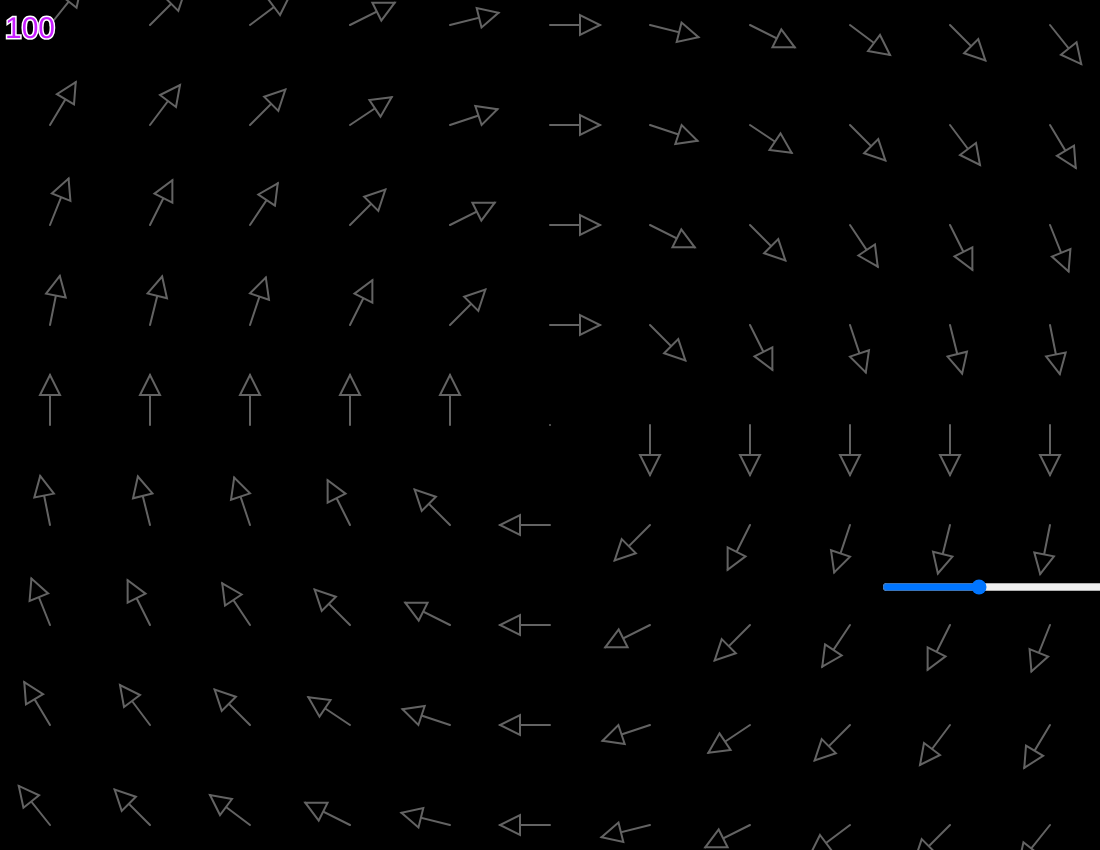
Frame 1 (no input)
Frame 60 (no input): identical to frame 1, image omitted
Frame 120 (the mouse pressed at the canvas centre since frame 60): identical to frame 1, image omitted

The p5.js sketch that drew this single still picture (run headless with seeded random() and noise() and a simulated clock; from frame 60 on, the mouse is pressed at the canvas centre):

// p5.js sketch
// ── sketch.js
var can;
var unitslider;
var drops = [];

var inpt, btn; 

function setup() {
  //canvas ready
  readyCan();
  //zooming slider ready
  readySlider();

  // xinpt = createInput();
  // xinpt.position(100,100);
  // xinpt.value('x');

  // yinpt = createInput();
  // yinpt.position(100,120);
  // yinpt.value('y')

  // btn = createButton('Assign');
  // btn.position(260,110);
  // btn.mousePressed(equsn)

  //generate and define initial nodes and field
  genNodes();
  defField();
}

function draw() {
  //default cartesian lattice space origin
  
  background(0);
  for(let i in drops){
    drops[i].formit();
    drops[i].letit();
  }

  translate(width / 2, height / 2);

  ans = isUnitSliderChanged();
  if (ans) {
    proced();
  }

  //display the field
  dispField();
 //diss the unit
  showUnit();

}//end of draw



function readyCan() {
  can = createCanvas(windowWidth - 100, windowHeight - 150);
  can.position(0, 125);
  can.style('z-index', '-1');
  can.class('can');
}

function readySlider() {
  unitslider = createSlider(10, 500, 100, 0);
  unitslider.class('unitslider');
  unitslider.style('height', '20px');
  unitslider.style('width', '500px');
  unitslider.position(width - 220, height - 150);
}

function isUnitSliderChanged() {
  //chacker for chnage of unitslider
  pval = unit;
  unit = unitslider.value();
  return !(unit == pval);
}


//for deleting the nodes
function delNodes() {
  nodes.length = 0;
}

function proced() {
  //delete unneccessary vecs
  delNodes();
  //mkae new nodes
  genNodes();
  //clear past field
  clearfield();
  //generate new field
  defField();
}

function showUnit(){
fill(200, 30, 255);
rectMode(CENTER);
textAlign(CENTER, CENTER)
textSize(30);
text(floor(unit), -width / 2 + 30, -height / 2 + 30);
}


// function mousePressed(){
//   var posv=createVector(mouseX-width/2,mouseY-height/2);
//   var velv;

//   for(let i in field){
//     var isx = posv.x<=field[i][0].x+unit && posv.x>=field[i][0].x-unit;
//     var isy = posv.y<=field[i][0].y+unit && posv.x>=field[i][0].y-unit;
//     if(isx && isy)
//     velv=field[i][1].normalize();
//   }

//   var tempd=new Droplet(posv,velv);
//   drops.push(tempd);
// }
// ── defField.js
var vx, vy; //field vectors
var field = []; //a vec with each pos vec
var u;

function defField() {
  //for each node there will be a vector
  for (let i = 0; i < nodes.length; i++) {
    //shifting origin to ith node
    push();
    translate(nodes[i].x, nodes[i].y);

    //defining field vectors by X() and Y()
    vx = X(nodes[i].x, nodes[i].y);
    vy = Y(nodes[i].x, nodes[i].y);

    //hense v the ith field vector
    v = createVector(vx, vy);

    //store them
    u = [nodes[i], v];
    field.push(u);

    pop();
  }
}

function dispField() {

  for (let i = 0; i < field.length; i++) {

    push();
    //translating to the node
    translate(field[i][0].x,field[i][0].y);

    //properties of the vec ass with that node
    vu=field[i][1].normalize();
    vr=field[i][1].mag();
    vmax=abs(sqrt(field[i][1].x*field[i][1].x + field[i][1].y*field[i][1].y))

    //vd an actual vec to display
    vd = vu.mult(unit / 2); //vec to draw

    //vector line and clr
    // var n = map(vr, -vmax, vmax, 0, 255);
    // var clr1 = abs(n);
    stroke(99);
    // console.log(clr1)
    strokeWeight(2);
    line(0, 0, vd.x, vd.y);

    //vector arrow and color
    if (vr != 0) {
      rotate(field[i][1].heading());
      var a = unit / 5;
      stroke(99);
      fill(0);
      translate(vd.mag() - a, 0);
      triangle(0, a / 2, 0, -a / 2, a, 0);

    }

    pop();
  }
}


//for clearing or deleting the field array
function clearfield(){
  field.length = 0;
}
// ── droplet.js
// class Droplet {
//     constructor(posv, velv) {
//         this.pos = posv;
//         this.vel = velv;
//     }

//     formit() {
//         push();
//         translate(width / 2, height / 2);
//         fill(255);
//         ellipse(this.pos.x, this.pos.y, 10);
//         pop();
//     }

//     letit() {
//         if (this.vel)
//             this.pos.x += unit / this.vel.x;
//         if (this.vel)
//             this.pos.y += unit / this.vel.y;
//     }
// }
// ── genNodes.js
var nodes = []; //an Array of cartesian nodes

function genNodes() {
  stroke(111);
  strokeWeight(1);

  for (let i = 0; i < width / 2; i += unit) {
    for (let j = 0; j < height / 2; j += unit) {
      if (i == 0 && j != 0) {
        point(0, Xpi(j)); //+y axis
        nodes.push(createVector(0, Xpi(j)));
        
        point(0, Xpi(-j)); //-y axis
        nodes.push(createVector(0, Xpi(-j)));
      }
      if (j == 0 && i != 0) {
        point(i, 0); //+x axis
        nodes.push(createVector(i, Xpi(0)));

        point(-i, 0); //-x axis
        nodes.push(createVector(-i, Xpi(0)));
      }
      if (i != 0 && j != 0) {
        point(i, Xpi(j)); //1st qd
        nodes.push(createVector(i, Xpi(j)));

        point(-i, Xpi(j)); //2nd qd
        nodes.push(createVector(-i, Xpi(j)));

        point(-i, Xpi(-j)); //3rd qd
        nodes.push(createVector(-i, Xpi(-j)));

        point(i, Xpi(-j)); //4th qd
        nodes.push(createVector(i, Xpi(-j)));
      }
      if (i == 0 && j == 0) { //origin
        stroke(255);
        strokeWeight(3);
        point(0, 0);
        nodes.push(createVector(0, 0));
      }
    } //end of il
  } //end of ol
} //end of fn


// ── inPuts.js
//gap between two successive nodes
var unit=100;
// var xcomp = 0;
// var ycomp = 0;

// functions which determines x and y 
//components of field vectors

function X(x, y) {
    return -y;
}

function Y(x, y) {
    return x;
}

function equsn(){
    // eval('xcomp' + '=' + xinpt.value());
    // console.log(xcomp)
    // eval('ycomp' + '=' + yinpt.value());
    // ycomp = yinpt.value();
}

// ── transformations.js
//rotation by pi symmetric about x axis
function Xpi(i) {
    if (i != 0) return -i;
    else return 0;
  }
